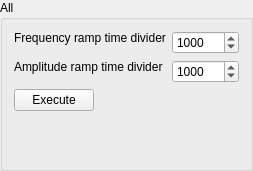
     <widget class="QGroupBox" name="groupBox_All">
      <property name="enabled">
       <bool>true</bool>
      </property>
      <property name="sizePolicy">
       <sizepolicy hsizetype="Preferred" vsizetype="Preferred">
        <horstretch>0</horstretch>
        <verstretch>0</verstretch>
       </sizepolicy>
      </property>
      <property name="title">
       <string>All</string>
      </property>
      <layout class="QFormLayout" name="formLayout">
       <item row="0" column="0">
        <widget class="QLabel" name="label_freq_time_div">
         <property name="sizePolicy">
          <sizepolicy hsizetype="Preferred" vsizetype="Fixed">
           <horstretch>0</horstretch>
           <verstretch>0</verstretch>
          </sizepolicy>
         </property>
         <property name="text">
          <string>Frequency ramp time divider</string>
         </property>
        </widget>
       </item>
       <item row="0" column="1">
        <widget class="QSpinBox" name="frequencyTimeDivider">
         <property name="maximum">
          <number>1000000</number>
         </property>
         <property name="singleStep">
          <number>0</number>
         </property>
         <property name="value">
          <number>1000</number>
         </property>
        </widget>
       </item>
       <item row="1" column="0">
        <widget class="QLabel" name="label_ampl_time_div">
         <property name="sizePolicy">
          <sizepolicy hsizetype="Preferred" vsizetype="Fixed">
           <horstretch>0</horstretch>
           <verstretch>0</verstretch>
          </sizepolicy>
         </property>
         <property name="text">
          <string>Amplitude ramp time divider</string>
         </property>
        </widget>
       </item>
       <item row="1" column="1">
        <widget class="QSpinBox" name="amplitudeTimeDivider">
         <property name="maximum">
          <number>1000000</number>
         </property>
         <property name="singleStep">
          <number>0</number>
         </property>
         <property name="value">
          <number>1000</number>
         </property>
        </widget>
       </item>
       <item row="2" column="0">
        <widget class="QPushButton" name="pushButton">
         <property name="sizePolicy">
          <sizepolicy hsizetype="Fixed" vsizetype="Fixed">
           <horstretch>0</horstretch>
           <verstretch>0</verstretch>
          </sizepolicy>
         </property>
         <property name="text">
          <string>Execute</string>
         </property>
        </widget>
       </item>
       <item row="3" column="0" colspan="2">
        <spacer name="verticalSpacer_4">
         <property name="orientation">
          <enum>Qt::Vertical</enum>
         </property>
         <property name="sizeHint" stdset="0">
          <size>
           <width>20</width>
           <height>40</height>
          </size>
         </property>
        </spacer>
       </item>
      </layout>
     </widget>
